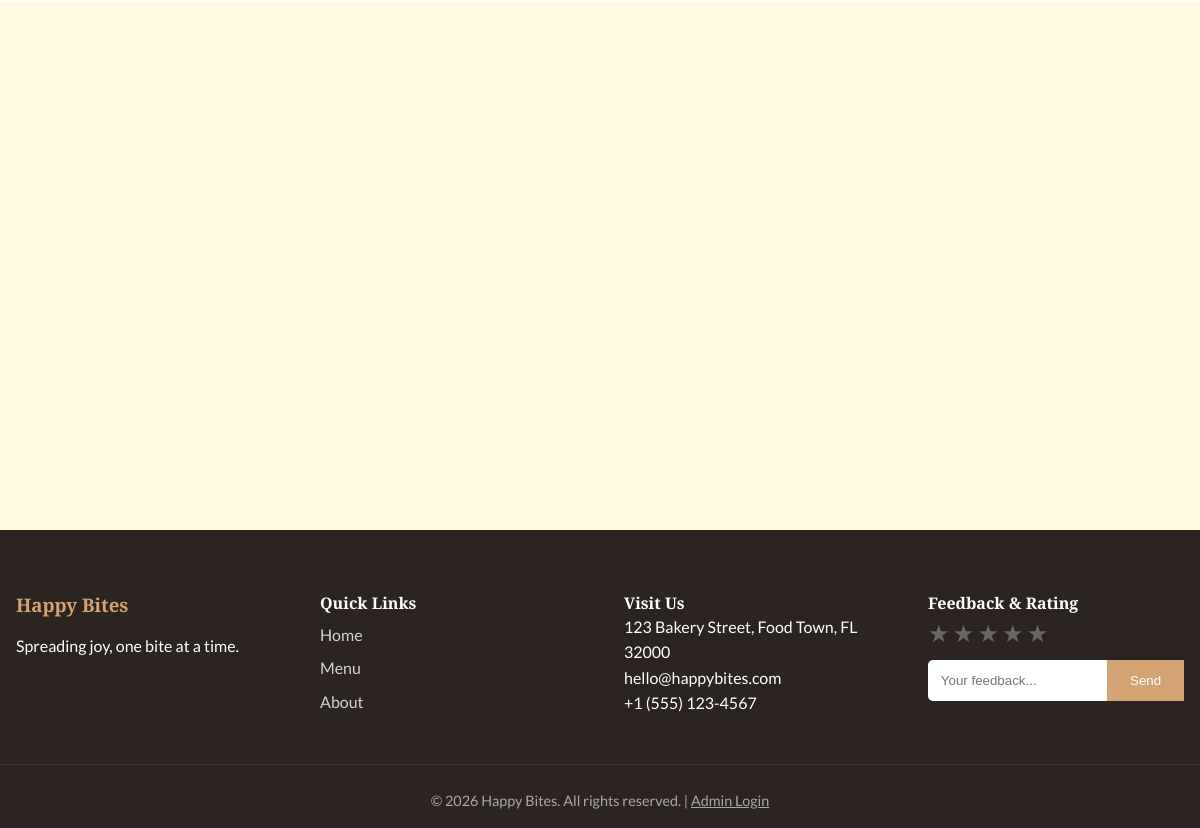
Before: / (lower part) with the older database file.
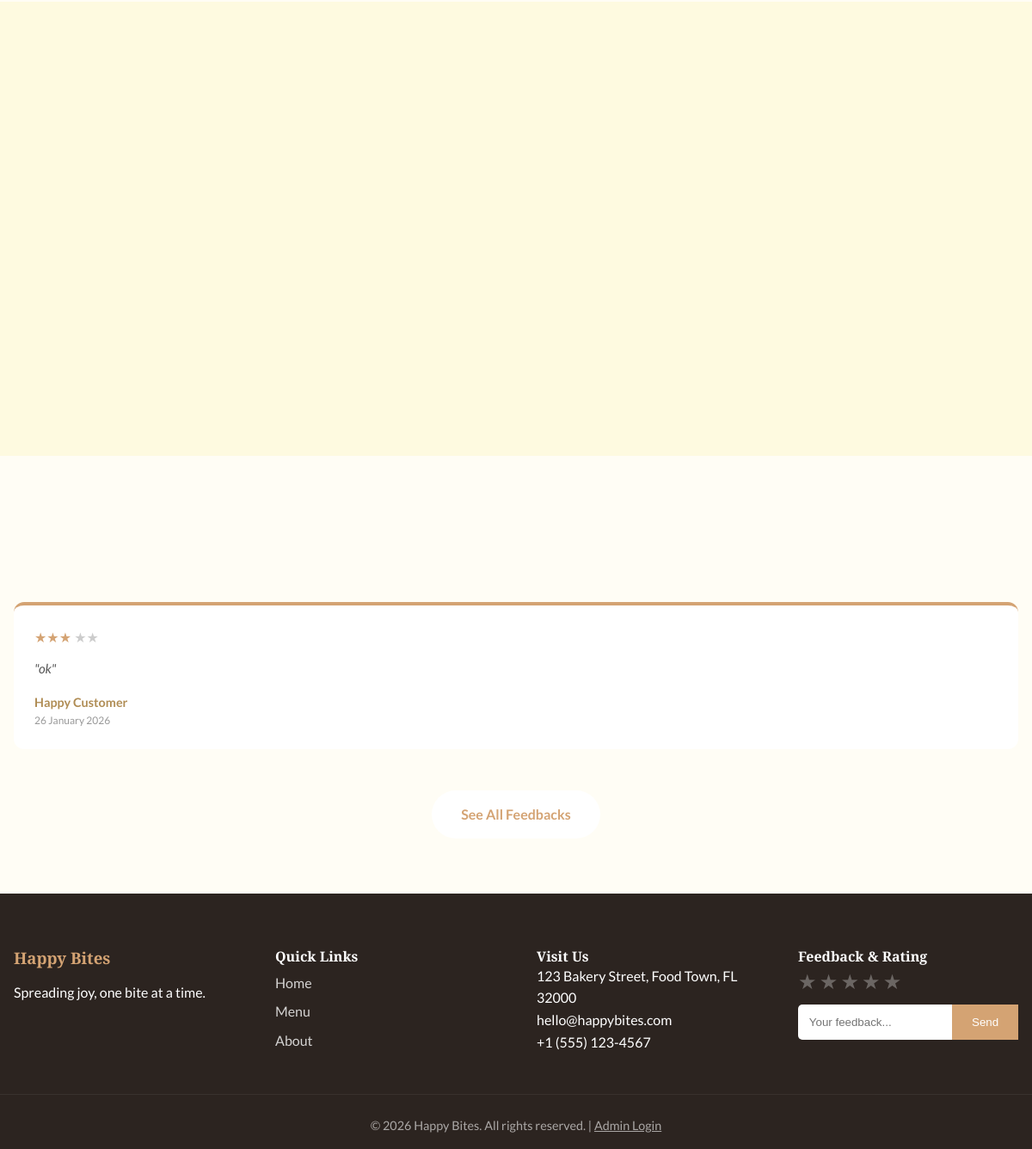
After: the same page with the newer database file.
### app1.py (models this page shows)
class Feedback(db.Model):
    id = db.Column(db.Integer, primary_key=True)
    rating = db.Column(db.Integer, nullable=False)
    message = db.Column(db.Text, nullable=True)
    timestamp = db.Column(db.DateTime, default=datetime.utcnow)

### app1.py (the view)
@app.route('/')
def home():
    featured_products = Product.query.limit(4).all()
    recent_feedbacks = Feedback.query.order_by(Feedback.timestamp.desc()).limit(5).all()
    return render_template('index.html', products=featured_products, testimonials=recent_feedbacks)

### app1.py (called while the page is built)
@app.context_processor
def inject_settings():
    settings = StoreSettings.query.first()
    if not settings:
        settings = StoreSettings()
        db.session.add(settings)
        db.session.commit()
    return dict(store_settings=settings)

### templates/index.html (shortened to what the changed rows need)
<!DOCTYPE html>
<html lang="en">
<head>
    <link rel="stylesheet" href="https://cdnjs.cloudflare.com/ajax/libs/font-awesome/6.0.0/css/all.min.css">
    <link rel="stylesheet" href="/static/style.css">
</head>
<body>
    {% if testimonials %}
    <section class="section" style="background: var(--light-bg);">
        <div class="container">
            <div class="testimonials-grid"
                style="display: grid; grid-template-columns: repeat(auto-fit, minmax(280px, 1fr)); gap: 1.5rem; margin-top: 3rem;">
                {% for t in testimonials %}
                <div class="testimonial-card"
                    style="background: white; padding: 1.5rem; border-radius: var(--radius); box-shadow: var(--shadow-soft); text-align: left; border-top: 4px solid var(--primary);">
                    <div style="color: var(--primary); font-size: 1rem; margin-bottom: 0.8rem;">
                        {% for i in range(t.rating) %}★{% endfor %}
                        {% for i in range(5 - t.rating) %}<span style="color: #ccc;">★</span>{% endfor %}
                    </div>
                    <p
                        style="font-style: italic; color: #555; margin-bottom: 1rem; line-height: 1.5; font-size: 0.95rem;">
                        "{{ t.message }}"</p>
                    <div style="font-weight: 700; color: var(--primary-dark); font-size: 0.9rem;">Happy Customer</div>
                    <div style="font-size: 0.75rem; color: #999;">{{ t.timestamp.strftime('%d %B %Y') }}</div>
                </div>
                {% endfor %}
            </div>
            <div style="text-align: center; margin-top: 3rem;">
                <a href="/feedbacks" class="btn btn-secondary">See All Feedbacks</a>
            </div>
        </div>
    </section>
    {% endif %}
</body>
</html>

Changed rows visible on the page:
added Feedback: rating 3 (drawn), message "ok", timestamp "26 January 2026"
Other visible differences:
text now shown: "See All Feedbacks"
